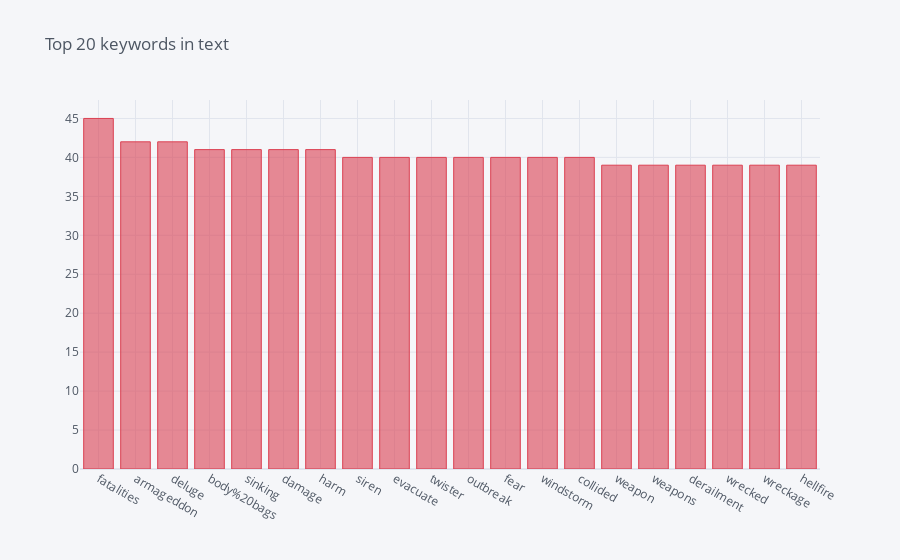

Here is the notebook cell this chart was saved with:
### Code cell
train.keyword.value_counts()[:20].iplot(kind='bar', title='Top 20 keywords in text', color='red')

### Figure 1 — Plotly figure (JSON) as saved in the notebook; plotly's stock layout.template omitted (floating-point values rounded to 4 significant figures)
{"data": [{"marker": {"color": "rgba(219, 64, 82, 0.6)", "line": {"color": "rgba(219, 64, 82, 1.0)", "width": 1}}, "name": "keyword", "orientation": "v", "text": "", "type": "bar", "x": ["fatalities", "armageddon", "deluge", "body%20bags", "sinking", "damage", "harm", "siren", "evacuate", "twister", "outbreak", "fear", "windstorm", "collided", "weapon", "weapons", "derailment", "wrecked", "wreckage", "hellfire"], "y": [45, 42, 42, 41, 41, 41, 41, 40, 40, 40, 40, 40, 40, 40, 39, 39, 39, 39, 39, 39]}], "layout": {"legend": {"bgcolor": "#F5F6F9", "font": {"color": "#4D5663"}}, "paper_bgcolor": "#F5F6F9", "plot_bgcolor": "#F5F6F9", "title": {"font": {"color": "#4D5663"}, "text": "Top 20 keywords in text"}, "xaxis": {"gridcolor": "#E1E5ED", "showgrid": true, "tickfont": {"color": "#4D5663"}, "title": {"font": {"color": "#4D5663"}, "text": ""}, "zerolinecolor": "#E1E5ED"}, "yaxis": {"gridcolor": "#E1E5ED", "showgrid": true, "tickfont": {"color": "#4D5663"}, "title": {"font": {"color": "#4D5663"}, "text": ""}, "zerolinecolor": "#E1E5ED"}}}
